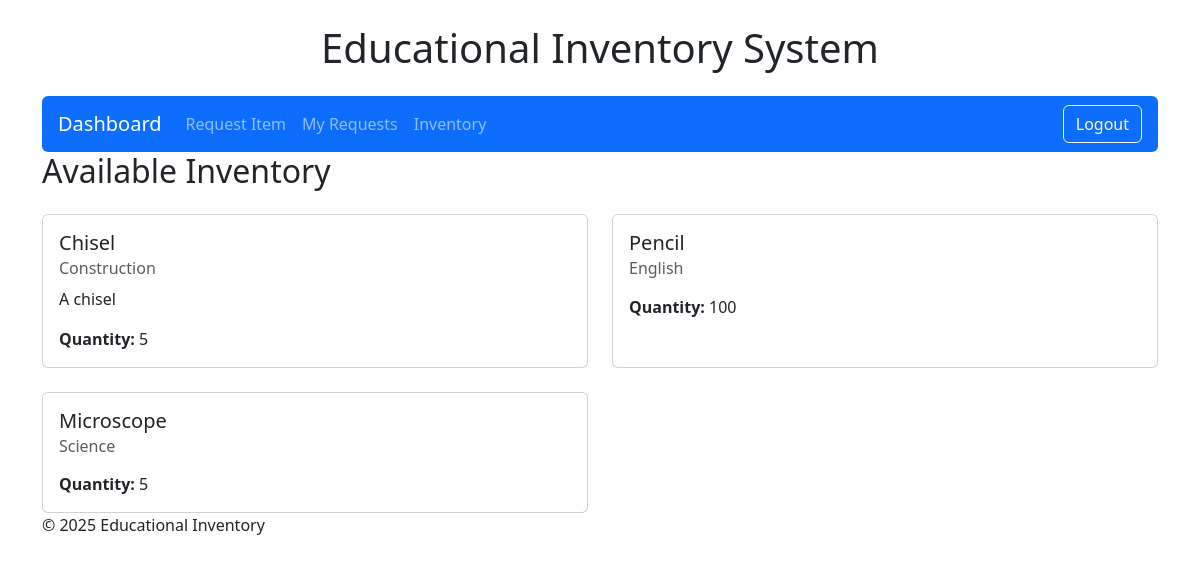
Before: /inventory/ (signed in) with the older database file.
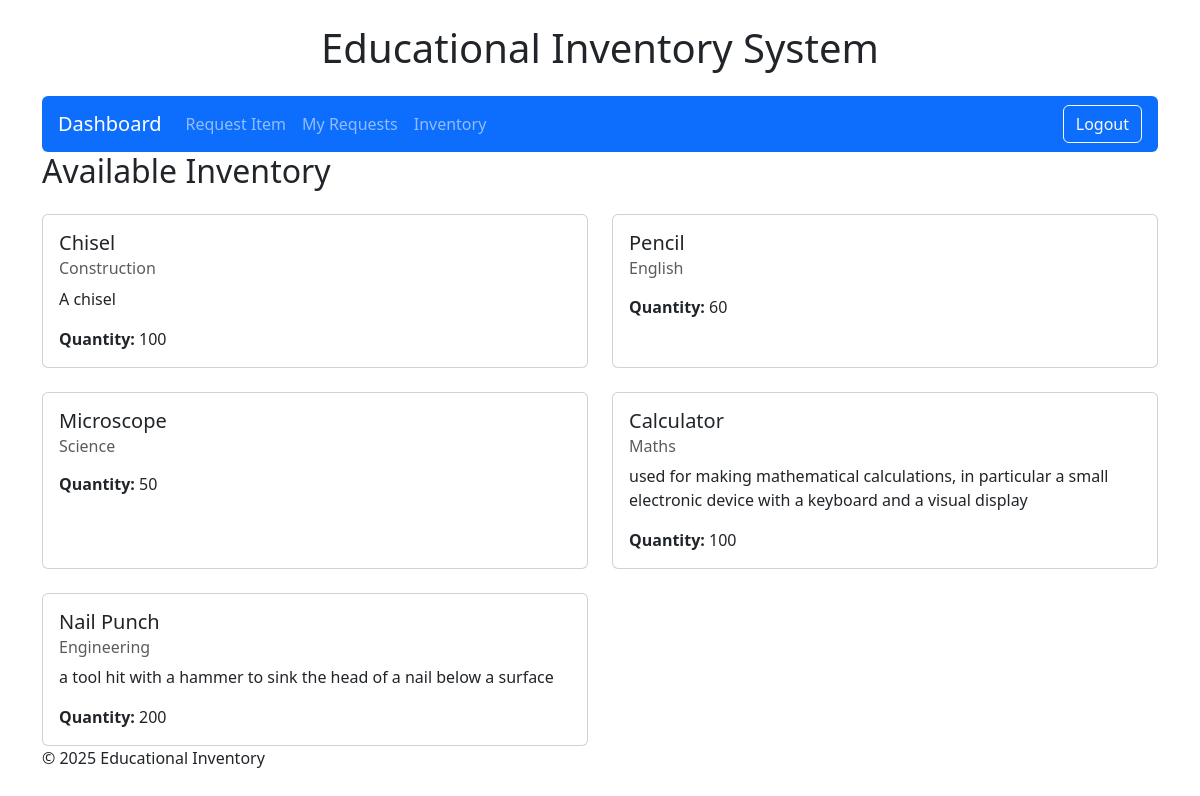
After: the same page with the newer database file.
### inventory/models.py (models this page shows, shortened)
class Item(models.Model):
    name = models.CharField(max_length=100)
    description = models.TextField(blank=True)
    category = models.ForeignKey(Category, on_delete=models.CASCADE)
    quantity = models.PositiveIntegerField()

class Category(models.Model):
    name = models.CharField(max_length=100)

### inventory/views.py (the view)
# urls.py: path('inventory/', views.item_list, name='item_list'),
@login_required
def item_list(request):
    items = Item.objects.all()
    return render(request, 'inventory/item_list.html', {'items': items})

### inventory/templates/inventory/item_list.html (shortened to what this page needs)
{% extends 'inventory/base.html' %}
{% block content %}
<h2 class="mb-4">Available Inventory</h2>
<div class="row row-cols-1 row-cols-md-2 g-4">
  {% for item in items %}
    <div class="col">
      <div class="card h-100">
        <div class="card-body">
          <h5 class="card-title">{{ item.name }}</h5>
          <h6 class="card-subtitle mb-2 text-muted">{{ item.category.name }}</h6>
          <p class="card-text">{{ item.description }}</p>
          <p class="card-text"><strong>Quantity:</strong> {{ item.quantity }}</p>
        </div>
      </div>
    </div>
  {% empty %}
    <p>No items available.</p>
  {% endfor %}
</div>
{% endblock %}

Changed rows visible on the page:
changed Item "Chisel": quantity "5" → "100"
changed Item "Pencil": quantity "100" → "60"
changed Item "Microscope": quantity "5" → "50"
added Item: name "Calculator", category.name "Maths", description "used for making mathematical calculations, in particular a small electronic device with a keyboard and a visual display", quantity "100"
added Item: name "Nail Punch", category.name "Engineering", description "a tool hit with a hammer to sink the head of a nail below a surface", quantity "200"
